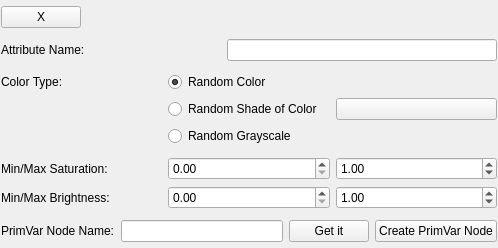
<?xml version="1.0" encoding="UTF-8"?>
<ui version="4.0">
 <class>Form</class>
 <widget class="QWidget" name="Form">
  <property name="geometry">
   <rect>
    <x>0</x>
    <y>0</y>
    <width>498</width>
    <height>248</height>
   </rect>
  </property>
  <property name="maximumSize">
   <size>
    <width>16777215</width>
    <height>250</height>
   </size>
  </property>
  <property name="windowTitle">
   <string>Form</string>
  </property>
  <layout class="QVBoxLayout" name="mainLayout">
   <property name="margin">
    <number>1</number>
   </property>
   <item>
    <widget class="QPushButton" name="delete_this">
     <property name="sizePolicy">
      <sizepolicy hsizetype="Maximum" vsizetype="Fixed">
       <horstretch>20</horstretch>
       <verstretch>20</verstretch>
      </sizepolicy>
     </property>
     <property name="minimumSize">
      <size>
       <width>20</width>
       <height>20</height>
      </size>
     </property>
     <property name="text">
      <string>X</string>
     </property>
    </widget>
   </item>
   <item>
    <layout class="QHBoxLayout" name="horizontalLayout">
     <item>
      <widget class="QLabel" name="label">
       <property name="text">
        <string>Attribute Name:</string>
       </property>
      </widget>
     </item>
     <item>
      <widget class="QLineEdit" name="attr_name">
       <property name="maximumSize">
        <size>
         <width>270</width>
         <height>16777215</height>
        </size>
       </property>
      </widget>
     </item>
    </layout>
   </item>
   <item>
    <layout class="QGridLayout" name="gridLayout">
     <item row="0" column="0">
      <widget class="QLabel" name="label_2">
       <property name="text">
        <string>Color Type:</string>
       </property>
      </widget>
     </item>
     <item row="0" column="1">
      <widget class="QRadioButton" name="random_color">
       <property name="text">
        <string>Random Color</string>
       </property>
       <property name="checked">
        <bool>true</bool>
       </property>
      </widget>
     </item>
     <item row="1" column="1">
      <widget class="QRadioButton" name="random_color_shades">
       <property name="text">
        <string>Random Shade of Color</string>
       </property>
      </widget>
     </item>
     <item row="2" column="1">
      <widget class="QRadioButton" name="random_grayscale">
       <property name="text">
        <string>Random Grayscale</string>
       </property>
      </widget>
     </item>
     <item row="1" column="2">
      <widget class="QPushButton" name="color_picker">
       <property name="text">
        <string/>
       </property>
      </widget>
     </item>
    </layout>
   </item>
   <item>
    <layout class="QGridLayout" name="gridLayout_2">
     <item row="0" column="0">
      <widget class="QLabel" name="label_3">
       <property name="text">
        <string>Min/Max Saturation:</string>
       </property>
      </widget>
     </item>
     <item row="0" column="1">
      <widget class="QDoubleSpinBox" name="min_s_value">
       <property name="singleStep">
        <double>0.100000000000000</double>
       </property>
      </widget>
     </item>
     <item row="0" column="2">
      <widget class="QDoubleSpinBox" name="max_s_value">
       <property name="singleStep">
        <double>0.100000000000000</double>
       </property>
       <property name="value">
        <double>1.000000000000000</double>
       </property>
      </widget>
     </item>
     <item row="1" column="0">
      <widget class="QLabel" name="label_4">
       <property name="text">
        <string>Min/Max Brightness:</string>
       </property>
      </widget>
     </item>
     <item row="1" column="1">
      <widget class="QDoubleSpinBox" name="min_b_value">
       <property name="singleStep">
        <double>0.100000000000000</double>
       </property>
      </widget>
     </item>
     <item row="1" column="2">
      <widget class="QDoubleSpinBox" name="max_b_value">
       <property name="singleStep">
        <double>0.100000000000000</double>
       </property>
       <property name="value">
        <double>1.000000000000000</double>
       </property>
      </widget>
     </item>
    </layout>
   </item>
   <item>
    <layout class="QHBoxLayout" name="horizontalLayout_2">
     <property name="leftMargin">
      <number>0</number>
     </property>
     <item>
      <widget class="QLabel" name="label_5">
       <property name="text">
        <string>PrimVar Node Name:</string>
       </property>
      </widget>
     </item>
     <item>
      <widget class="QLineEdit" name="primvar_node_name">
       <property name="minimumSize">
        <size>
         <width>110</width>
         <height>0</height>
        </size>
       </property>
      </widget>
     </item>
     <item>
      <widget class="QPushButton" name="get_node_name">
       <property name="text">
        <string>Get it</string>
       </property>
      </widget>
     </item>
     <item>
      <widget class="QPushButton" name="create_node">
       <property name="text">
        <string>Create PrimVar Node</string>
       </property>
      </widget>
     </item>
    </layout>
   </item>
  </layout>
 </widget>
 <resources/>
 <connections/>
</ui>
